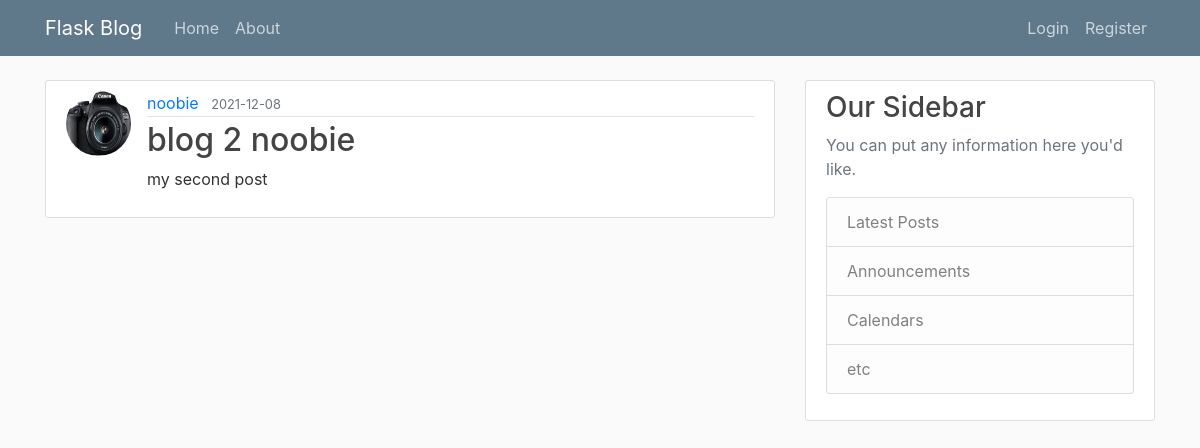
The page /post/2 on the database as committed earlier.
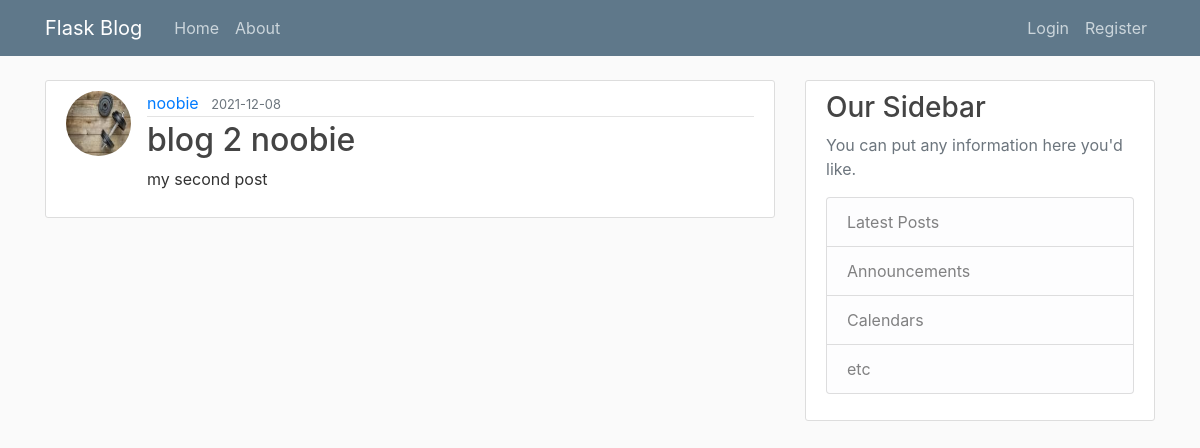
The same page on the database as committed later.
### flask_blog/models.py (models this page shows, shortened)
class User(db.Model, UserMixin):
    id = db.Column(db.Integer, primary_key=True)
    username = db.Column(db.String(20), unique=True, nullable=False)
    email = db.Column(db.String(120), unique=True, nullable=False)
    image_file = db.Column(db.String(20), nullable=False,default='default.jpg')
    password = db.Column(db.String(60), nullable=False)
    posts = db.relationship('Post', backref='author', lazy=True)

class Post(db.Model):
    id = db.Column(db.Integer,primary_key=True)
    title = db.Column(db.String(100),nullable=False)
    date_posted = db.Column(db.DateTime,nullable=False,default=datetime.utcnow)
    content = db.Column(db.Text, nullable=False)
    user_id =db.Column(db.Integer,db.ForeignKey('user.id'),nullable=False)

### flask_blog/posts/routes.py (the view)
@posts.route("/post/<int:post_id>")
def post(post_id):
    post = Post.query.get_or_404(post_id)
    return render_template('post.html',title=post.title,post=post)

### flask_blog/templates/post.html (shortened to what this page needs)
{% extends "base.html" %}
{% block content %}
        <article class="media content-section">
          <img class="rounded-circle article-img" src="{{ url_for('static', filename='profile_pictures/' + post.author.image_file) }}">
          <div class="media-body">
            <div class="article-metadata">
              <a class="mr-2" href="{{url_for('users.user_post',username=post.author.username)}}">{{ post.author.username }}</a>
              <small class="text-muted">{{ post.date_posted.strftime('%Y-%m-%d') }}</small>
            </div>
            <h2 class="article-title">{{ post.title }}</h2>
            <p class="article-content">{{ post.content }}</p>
          </div>
        </article>
{% endblock content %}

### flask_blog/templates/base.html (shortened to what this page needs)
<!DOCTYPE html>
<html lang="en" dir="ltr">
<head>
  <link rel="stylesheet" href="https://stackpath.bootstrapcdn.com/bootstrap/4.3.1/css/bootstrap.min.css">
  <link rel="stylesheet" type="text/css" href="{{url_for('static',filename='main.css')}}">
</head>
<body>
  <header class="site-header">
    <nav class="navbar navbar-expand-md navbar-dark bg-steel fixed-top">
      <div class="container">
        <a class="navbar-brand mr-4" href="/">Flask Blog</a>
        <div class="collapse navbar-collapse" id="navbarToggle">
          <div class="navbar-nav mr-auto">
            <a class="nav-item nav-link" href="{{ url_for('main.home') }}">Home</a>
            <a class="nav-item nav-link" href="{{ url_for('main.about') }}">About</a>
          </div>
          <div class="navbar-nav">
            {% if current_user.is_authenticated %}
              <a class="nav-item nav-link" href="{{ url_for('users.logout') }}">Logout</a>
              <a class="nav-item nav-link" href="{{ url_for('users.account') }}">Account</a>
              <a class="nav-item nav-link" href="{{ url_for('posts.new_post') }}">New Post</a>
            {% else %}
                <a class="nav-item nav-link" href="{{ url_for('users.login') }}">Login</a>
                <a class="nav-item nav-link" href="{{ url_for('users.register') }}">Register</a>
            {% endif %}
          </div>
        </div>
      </div>
    </nav>
  </header>
  <main role="main" class="container">
    <div class="row">
      <div class="col-md-8">
        {% block content %}{% endblock %}
      </div>
      <div class="col-md-4">
        <div class="content-section">
          <h3>Our Sidebar</h3>
          <p class='text-muted'>You can put any information here you'd like.
          <ul class="list-group">
            <li class="list-group-item list-group-item-light">Latest Posts</li>
            <li class="list-group-item list-group-item-light">Announcements</li>
            <li class="list-group-item list-group-item-light">Calendars</li>
            <li class="list-group-item list-group-item-light">etc</li>
          </ul>
          </p>
        </div>
      </div>
    </div>
  </main>
</body>
</html>

### flask_blog/static/main.css (style rules this page uses)
body { background: #fafafa; color: #333333; margin-top: 5rem; }
h1, h2, h3, h4, h5, h6 { color: #444444; }
.bg-steel { background-color: #5f788a; }
.site-header .navbar-nav .nav-link { color: #cbd5db; }
.content-section { background: #ffffff; padding: 10px 20px; border: 1px solid #dddddd; border-radius: 3px; margin-bottom: 20px; }
.article-title { color: #444444; }
.article-content { white-space: pre-line; }
.article-img { height: 65px; width: 65px; margin-right: 16px; }
.article-metadata { padding-bottom: 1px; margin-bottom: 4px; border-bottom: 1px solid #e3e3e3 }

Rows that differ between the two databases and show on the page:
changed User "noobie": image_file: a different picture
